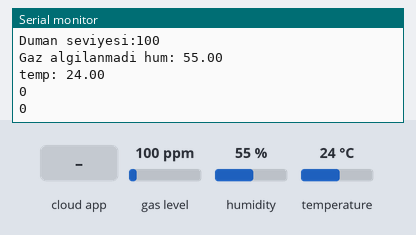
A sketch run on a simulated ESP8266 (NodeMCU). Parts: the last lines printed to the serial monitor. Inputs (shaded band) come from the test bench; at power-on: gas level 100 ppm, humidity 55 %, temperature 24 °C. WiFi joins after 1.5 s; servers stay silent unless stated; the Firebase database answers and starts empty.

Above: at 3.9 s.
4.0 s: gas level set to 250 ppm
At 5.3 s:
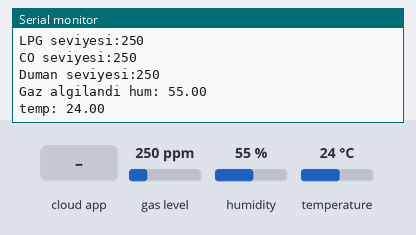
7.9 s: humidity set to 22 %
At 8.6 s:
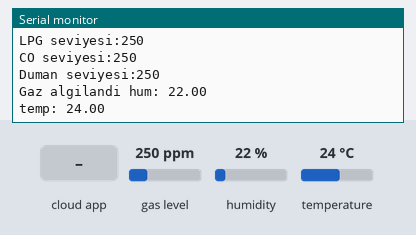
9.4 s: the phone or cloud app sets ileri to 1
10.9 s: temperature set to 12 °C
At 12.3 s:
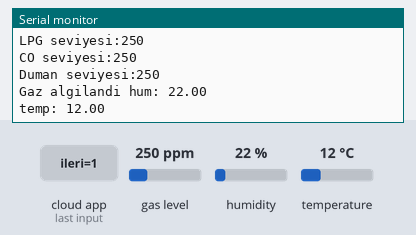
12.4 s: gas level set to 20 ppm
At 13.66 s:
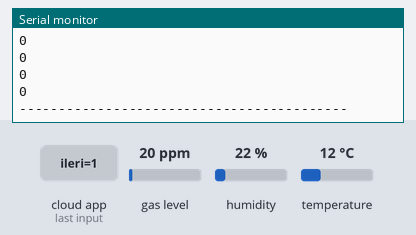
13.9 s: humidity set to 40 %
At 13.9 s:
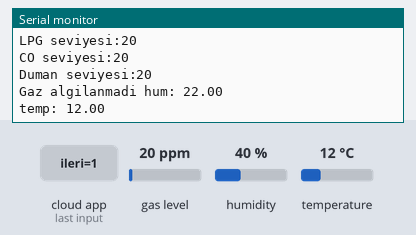
Timing chart, 0 to 16.4 s (numbered marks = the images above; inputs shaded):
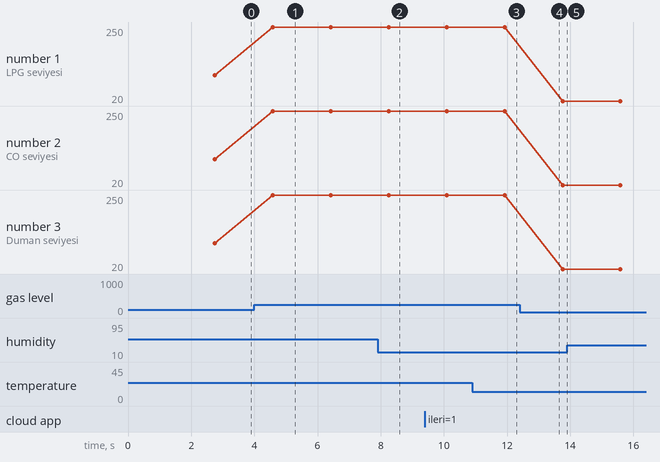

Measured:
- after the input at 4.0 s, the serial monitor: prints a new line after 0.59 s (image 1)
- after the input at 7.9 s, the serial monitor: prints a new line after 0.36 s (image 2)
- after the input at 10.9 s, the serial monitor: prints a new line after 1.0 s (image 3)
- plotted number 1: 100 → 250 after the input at 4.0 s, 250 → 20 after the input at 12.4 s
- plotted number 2: 100 → 250 after the input at 4.0 s, 250 → 20 after the input at 12.4 s
- plotted number 3: 100 → 250 after the input at 4.0 s, 250 → 20 after the input at 12.4 s

The sketch:

nodemcu_control.ino
```cpp
#include <SoftwareSerial.h>
#include <ESP8266WiFi.h>
#include <FirebaseArduino.h>
#include <MQ2.h>
#include "DHTesp.h"
#define FIREBASE_HOST "proje-35a52.firebaseio.com"
#define FIREBASE_AUTH "jdmUiz4zkXOe5BRkH62RQKScHcz1HfzgjyykNgTd"
#define WIFI_SSID "TurkTelekom_T1913"
#define WIFI_PASSWORD "ZxTSGGfH"
String ileri,geri,sag,sol,oto;
DHTesp dht;
int esik=200;
int pin=A0;
int lpg, co, smoke;
MQ2 mq2(pin);

SoftwareSerial NodeMCU(D2,D3);

void setup(){
  Serial.begin(9600);
  dht.setup(D0,DHTesp::DHT11);
  mq2.begin();
  NodeMCU.begin(4800);
  pinMode(D0,INPUT);
  pinMode(D3,OUTPUT);
 WiFi.begin(WIFI_SSID, WIFI_PASSWORD);
  Serial.print("connecting");
  while (WiFi.status() != WL_CONNECTED) {
    Serial.print(".");
    delay(500);
  }
  Serial.println();
  Serial.print("connected: ");
  Serial.println(WiFi.localIP());

  Firebase.begin(FIREBASE_HOST, FIREBASE_AUTH);
  Firebase.set("ileri",0);
  Firebase.set("geri",0);
  Firebase.set("sag",0);
  Firebase.set("sol",0);
  Firebase.set("oto",0);
}

void loop(){
  float*values=mq2.read(true);
  lpg = mq2.readLPG();
  co = mq2.readCO();
  smoke = mq2.readSmoke();
  Serial.print("LPG seviyesi:");Serial.println(lpg);
   Serial.print("CO seviyesi:");Serial.println(co);
    Serial.print("Duman seviyesi:");Serial.println(smoke);
  if (smoke>esik ){

      Serial.print("Gaz algilandi ");
  }
  else if (smoke<esik){

    Serial.print("Gaz algilanmadi ");
  }
  double hum=dht.getHumidity();
double temp=dht.getTemperature();
  Serial.print("hum: ");Serial.println(hum);
  Serial.print("temp: ");Serial.println(temp);
  Firebase.setInt("hum",hum);
      if (Firebase.failed()) {
      Serial.print("setting /hum failed:");
      Serial.println(Firebase.error());
  }
  Firebase.setInt("temp",temp);
      if (Firebase.failed()) {
      Serial.print("setting /temp failed:");
      Serial.println(Firebase.error());
      }
       Firebase.setInt("smoke",smoke);
      if (Firebase.failed()) {
      Serial.print("setting /smoke failed:");
      Serial.println(Firebase.error());
      }
       Firebase.setInt("co",co);
      if (Firebase.failed()) {
      Serial.print("setting /co failed:");
      Serial.println(Firebase.error());
      }
       Firebase.setInt("lpg",lpg);
      if (Firebase.failed()) {
      Serial.print("setting /lpg failed:");
      Serial.println(Firebase.error());
      }
  ileri=Firebase.getString("ileri");Serial.println(ileri);
  geri=Firebase.getString("geri");Serial.println(geri);
  sag=Firebase.getString("sag");Serial.println(sag);
  sol=Firebase.getString("sol");Serial.println(sol);
  oto=Firebase.getString("oto");Serial.println(oto);
  Serial.println("------------------------------------------");

if(Firebase.failed())
{
  setup();
}


 if(ileri.equals("1")){
    int i = 2;
    NodeMCU.print(i);
    NodeMCU.println("\n");
  delay(300);
  }
  else if(geri.equals("1")){
     int i = 3;
     NodeMCU.print(i);
     NodeMCU.println("\n");
  delay(300);
  }
else if(sag.equals("1")){
     int i = 4;
     NodeMCU.print(i);
     NodeMCU.println("\n");
  delay(300);
  }
   else if(sol.equals("1")){
     int i = 5;
     NodeMCU.print(i);
     NodeMCU.println("\n");
  delay(300);
  }
   else if(oto.equals("1")){
     int i = 6;
     NodeMCU.print(i);
     NodeMCU.println("\n");
  delay(300);
  }
   else{
     int i = 7;
     NodeMCU.print(i);
     NodeMCU.println("\n");
  delay(300);
  }
}
```
